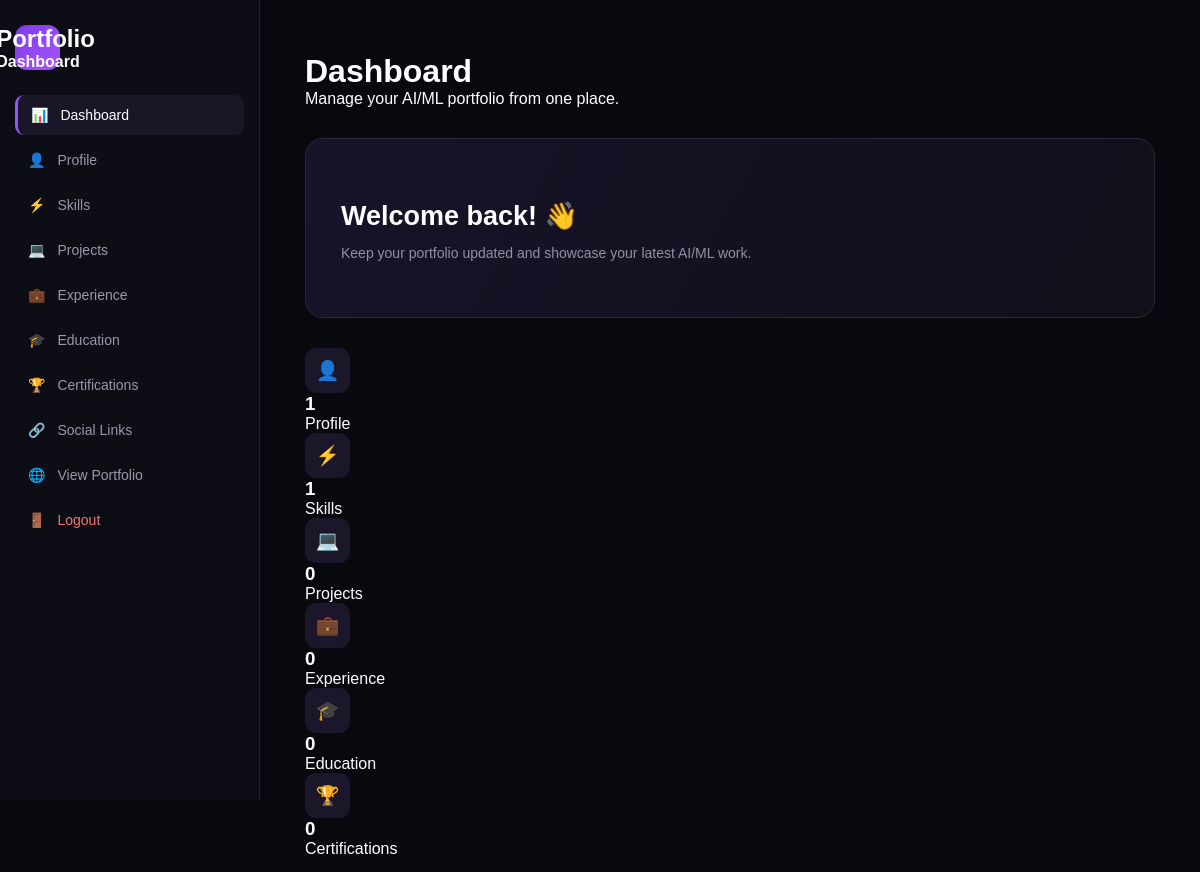
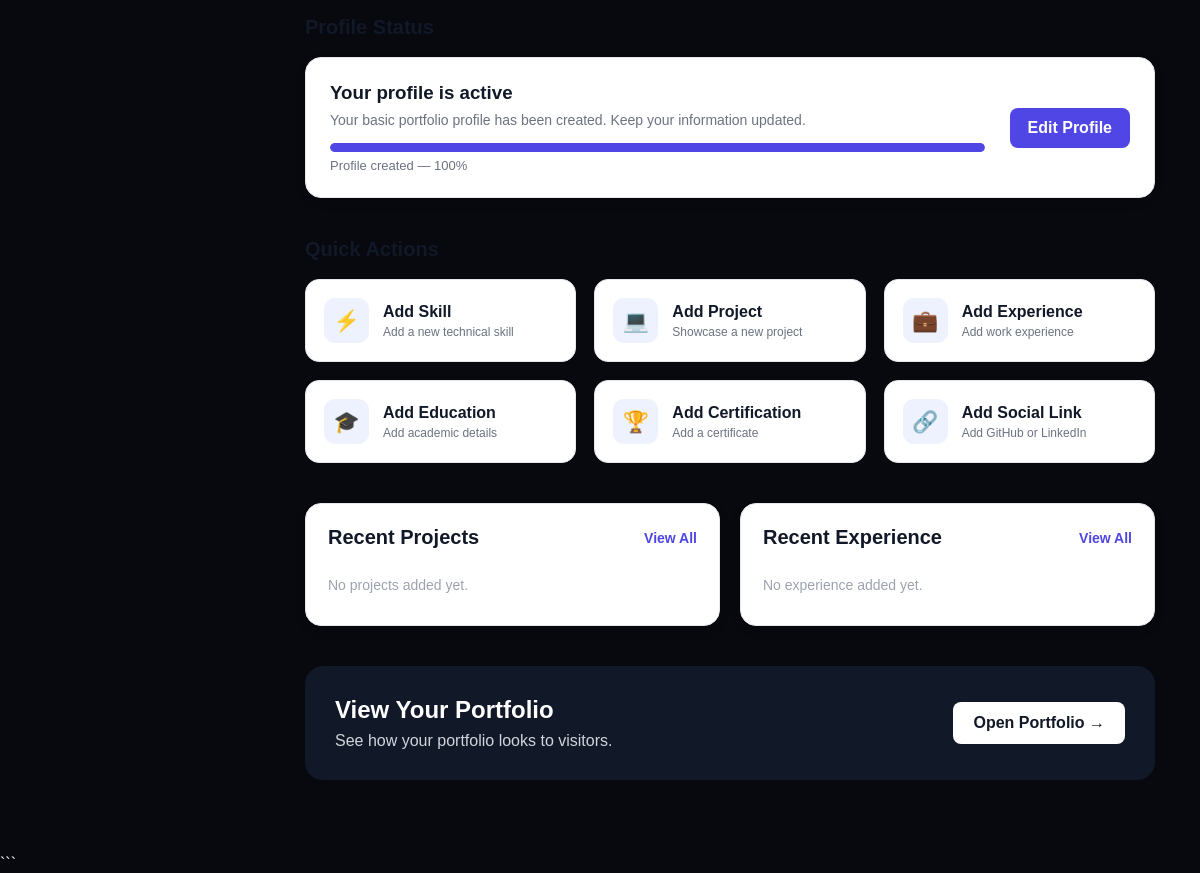
Page /dashboard/ (signed in) on the earlier database version (2 pictures, top to bottom).
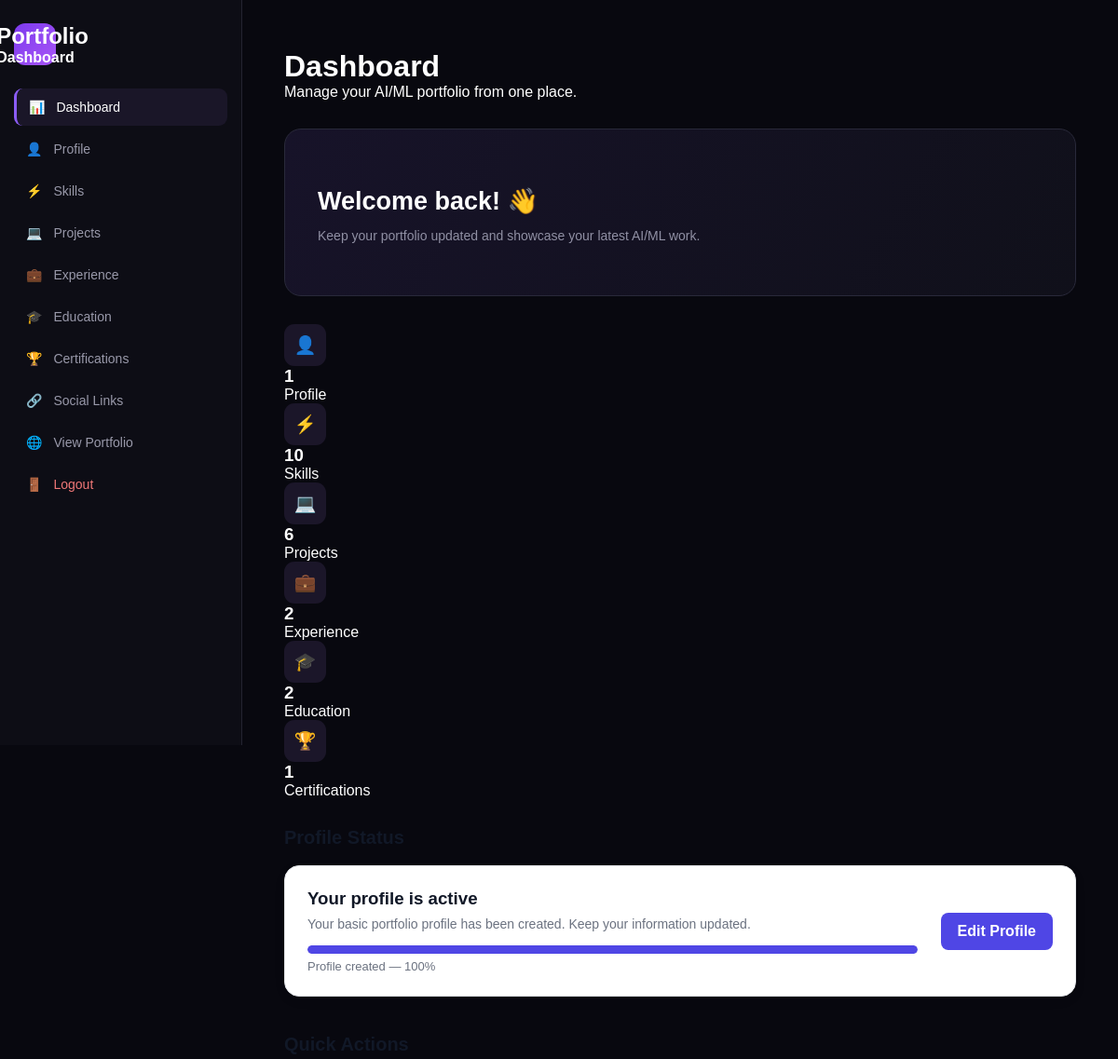
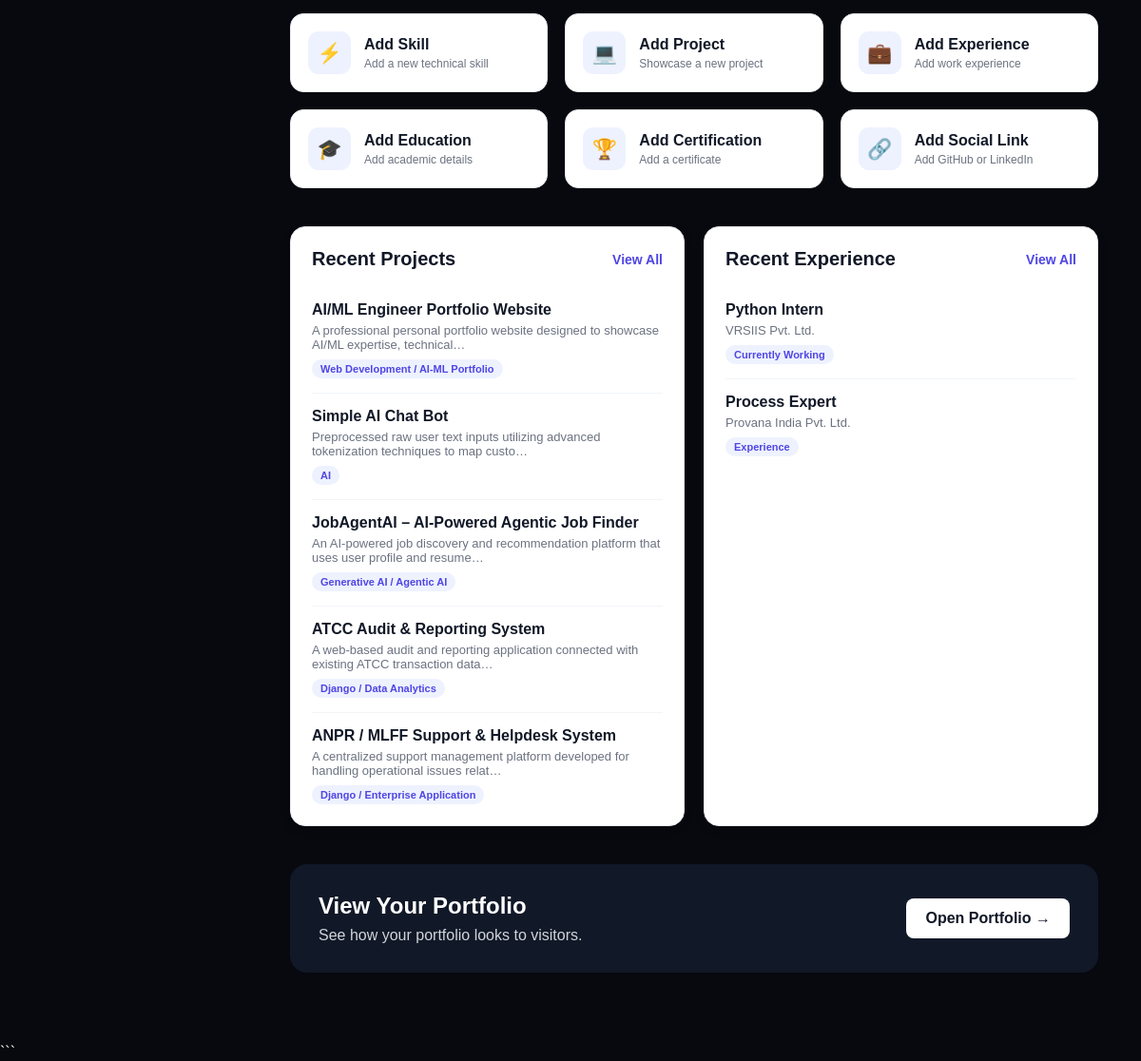
Same page on the later database version (2 pictures, top to bottom).
### portfolio/models.py (models this page shows, shortened)
class Project(models.Model):
    title = models.CharField(max_length=200)
    category = models.CharField(
        max_length=100
    )
    description = models.TextField()
    image = models.ImageField(
        upload_to="projects/",
        blank=True,
        null=True
    )
    technologies = models.CharField(
        max_length=500,
        help_text="Example: Python, YOLO, OpenCV, Django"
    )
    github_url = models.URLField(
        blank=True
    )
    live_url = models.URLField(
        blank=True
    )
    featured = models.BooleanField(
        default=False
    )
    order = models.PositiveIntegerField(
        default=0
    )
    created_at = models.DateTimeField(
        auto_now_add=True
    )
    updated_at = models.DateTimeField(
        auto_now=True
    )

class Experience(models.Model):
    job_title = models.CharField(
        max_length=150
    )
    company = models.CharField(
        max_length=150
    )
    location = models.CharField(
        max_length=100,
        blank=True
    )
    start_date = models.DateField()
    end_date = models.DateField(
        blank=True,
        null=True
    )
    currently_working = models.BooleanField(
        default=False
    )
    description = models.TextField()
    technologies = models.CharField(
        max_length=500,
        blank=True
    )

### portfolio/views.py (the view)
@staff_member_required
def dashboard(request):
    recent_projects = Project.objects.all().order_by("-created_at")[:5]
    recent_experiences = Experience.objects.all().order_by("-start_date")[:5]
    context = {
        "profile_count": Profile.objects.count(),
        "skill_count": Skill.objects.count(),
        "project_count": Project.objects.count(),
        "experience_count": Experience.objects.count(),
        "education_count": Education.objects.count(),
        "certification_count": Certification.objects.count(),
        "social_count": SocialLink.objects.count(),
        "recent_projects": recent_projects,
        "recent_experiences": recent_experiences,
    }
    return render(
        request,
        "portfolio/dashboard/dashboard.html",
        context
    )

### templates/portfolio/dashboard/dashboard.html (shortened to what the changed rows need)
{% load static %}
<!DOCTYPE html>
<html lang="en">
<head>
    <link
        rel="stylesheet"
        href="{% static 'css/dashboard.css' %}"
    >
</head>
<body>
<div class="dashboard-wrapper">
    <aside class="sidebar">
        <div class="sidebar-logo">
            <div>
                <h2>Portfolio</h2>
            </div>
        </div>
    </aside>
    <main class="dashboard-main">
        <header class="dashboard-header">
            <div>
                <h1>
                    Dashboard
                </h1>
            </div>
        </header>
        <section class="welcome-card">
            <div>
                <h2>
                    Welcome back! 👋
                </h2>
            </div>
        </section>
        <section class="stats-grid">
            <div class="stat-card">
                <div>
                    <h3>
                        {{ skill_count }}
                    </h3>
                    <p>
                        Skills
                    </p>
                </div>
            </div>
            <div class="stat-card">
                <div>
                    <h3>
                        {{ project_count }}
                    </h3>
                    <p>
                        Projects
                    </p>
                </div>
            </div>
            <div class="stat-card">
                <div>
                    <h3>
                        {{ experience_count }}
                    </h3>
                    <p>
                        Experience
                    </p>
                </div>
            </div>
            <div class="stat-card">
                <div>
                    <h3>
                        {{ education_count }}
                    </h3>
                    <p>
                        Education
                    </p>
                </div>
            </div>
            <div class="stat-card">
                <div>
                    <h3>
                        {{ certification_count }}
                    </h3>
                    <p>
                        Certifications
                    </p>
                </div>
            </div>
        </section>
        <section class="dashboard-section">
            <div class="section-title">
                <h2>
                </h2>
            </div>
        </section>
        <section class="dashboard-section">
            <div class="section-title">
                <h2>
                </h2>
            </div>
        </section>
        <section class="dashboard-section">
            <div class="recent-grid">
                <div class="recent-card">
                    <div class="section-title">
                        <h2>
                            Recent Projects
                        </h2>
                        <a
                            href="{% url 'project_list' %}"
                        >
                        </a>
                    </div>
                    {% if recent_projects %}
                        {% for project in recent_projects %}
                            <div class="recent-item">
                                <h4>
                                    {{ project.title }}
                                </h4>
                                <p>
                                    {{ project.description|truncatechars:90 }}
                                </p>
                                <span class="badge">
                                    {{ project.category }}
                                </span>
                            </div>
                        {% endfor %}
                    {% else %}
                        <div class="empty-recent">
                            No projects added yet.
                        </div>
                    {% endif %}
                </div>
                <div class="recent-card">
                    <div class="section-title">
                        <h2>
                            Recent Experience
                        </h2>
                        <a
                            href="{% url 'experience_list' %}"
                        >
                        </a>
                    </div>
                    {% if recent_experiences %}
                        {% for experience in recent_experiences %}
                            <div class="recent-item">
                                <h4>
                                    {{ experience.job_title }}
                                </h4>
                                <p>
                                    {{ experience.company }}
                                </p>
                                <span class="badge">
                                    {% if experience.currently_working %}
                                        Currently Working
                                    {% else %}
                                        Experience
                                    {% endif %}
                                </span>
                            </div>
                        {% endfor %}
                    {% else %}
                        <div class="empty-recent">
                            No experience added yet.
                        </div>
                    {% endif %}
                </div>
            </div>
        </section>
        <section class="dashboard-section">
            <div class="portfolio-preview">
                <div>
                    <h2>
                        View Your Portfolio
                    </h2>
                </div>
            </div>
        </section>
    </main>
</div>
</body>
</html>

Differences in the rows shown:
added Project: title "AI/ML Engineer Portfolio Website", description "A professional personal portfolio website designed to showcase AI/ML expertise, technical…", category "Web Development / AI-ML Portfolio"
added Project: title "Simple AI Chat Bot", description "Preprocessed raw user text inputs utilizing advanced tokenization techniques to map custo…", category "AI"
added Project: title "JobAgentAI – AI-Powered Agentic Job Finder", description "An AI-powered job discovery and recommendation platform that uses user profile and resume…", category "Generative AI / Agentic AI"
added Project: title "ATCC Audit & Reporting System", description "A web-based audit and reporting application connected with existing ATCC transaction data…", category "Django / Data Analytics"
added Project: title "ANPR / MLFF Support & Helpdesk System", description "A centralized support management platform developed for handling operational issues relat…", category "Django / Enterprise Application"
added Experience: job_title "Python Intern", company "VRSIIS Pvt. Ltd.", currently_working "Currently Working"
added Experience: job_title "Process Expert", company "Provana India Pvt. Ltd.", currently_working "Experience"
Other differences:
{{ skill_count }}: "1" → "10"
{{ project_count }}: "0" → "6"
{{ experience_count }}: "0" → "2"
{{ education_count }}: "0" → "2"
{{ certification_count }}: "0" → "1"
text no longer shown: "No projects added yet. No experience added yet."
